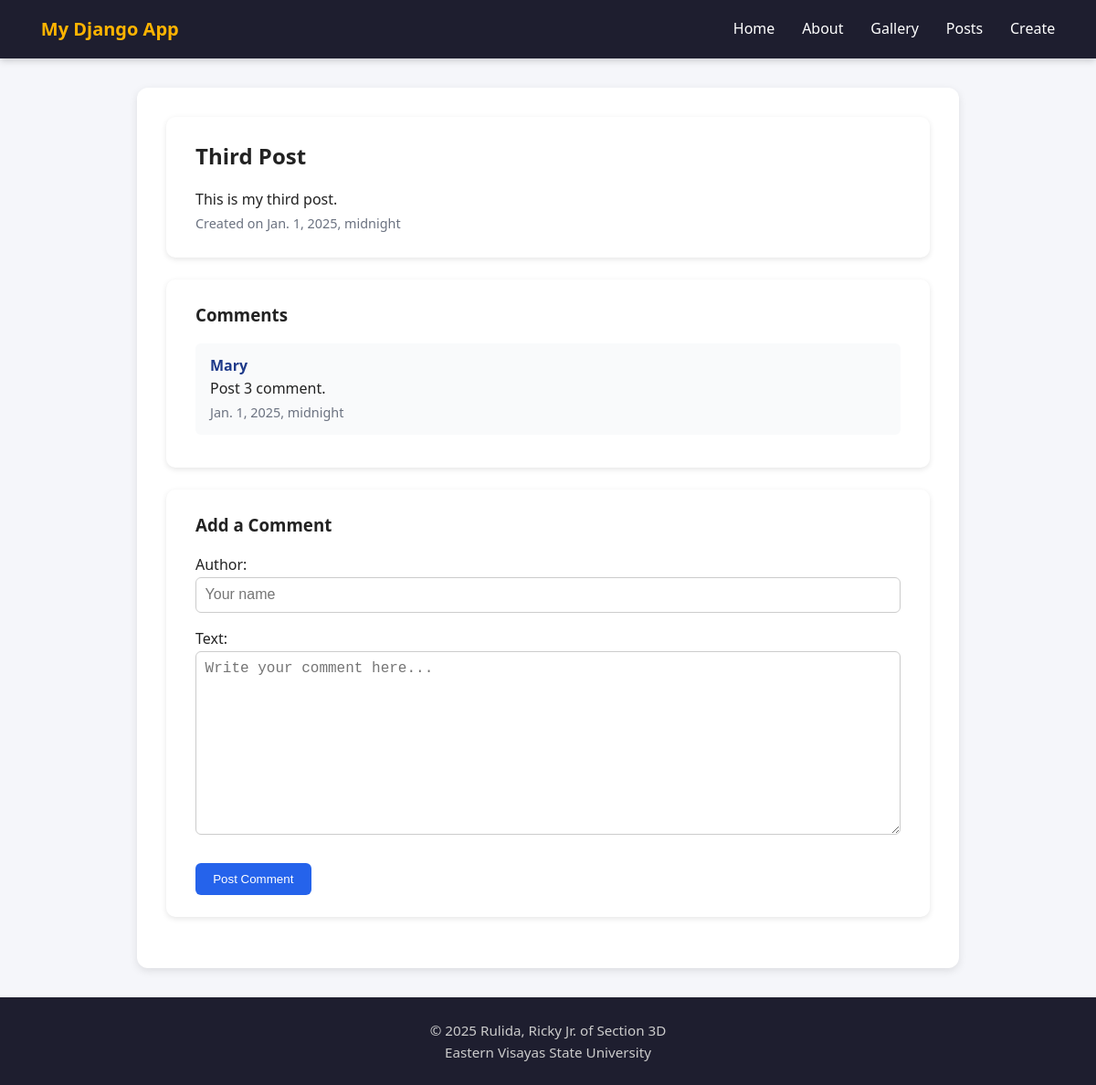
/posts/3/view/, run on the app's committed database.
### pages/models.py (models this page shows, shortened)
class Post(models.Model):
    title = models.CharField(max_length=100, validators=[MinLengthValidator(3)])
    body = models.TextField(validators=[MinLengthValidator(10)])
    created_at = models.DateTimeField(auto_now_add=True)
    class Meta:
        ordering = ['-created_at']
        constraints = [
            models.UniqueConstraint(fields=['title'], name='unique_post_title')
        ]

class Comment(models.Model):
    post = models.ForeignKey(Post, on_delete=models.CASCADE, related_name='comments')
    author = models.CharField(max_length=100)
    text = models.TextField()
    created_at = models.DateTimeField(auto_now_add=True)

### pages/views.py (the view)
# urls.py: path('posts/<int:pk>/view/', views.post_view, name='post_view'),
def post_view(request, pk):
    post = get_object_or_404(Post, pk=pk)
    comments = post.comments.all().order_by('-created_at')
    if request.method == 'POST':
        comment_form = CommentForm(request.POST)
        if comment_form.is_valid():
            new_comment = comment_form.save(commit=False)
            new_comment.post = post
            new_comment.save()
            messages.success(request, 'Your comment was added!')
            return redirect('post_view', pk=post.pk)
        else:
            messages.error(request, 'There was an error with your comment.')
    else:
        comment_form = CommentForm()
    return render(request, 'post_view.html', {
        'post': post,
        'comments': comments,
        'comment_form': comment_form,
    })

### pages/forms.py
class CommentForm(forms.ModelForm):
    class Meta:
        model = Comment
        fields = ['author', 'text']
        widgets = {
            'author': forms.TextInput(attrs={'placeholder': 'Your name'}),
            'text': forms.Textarea(attrs={'placeholder': 'Write your comment here...'}),
        }
        error_messages = {
            'author': {
                'required': 'Please enter your name.',
                'max_length': 'Name too long.',
            },
            'text': {
                'required': 'Comment text cannot be empty.',
            },
        }

### pages/templates/post_view.html (shortened to what this page needs)
{% extends 'base.html' %}
{% block content %}
<section class="card">
    <h1>{{ post.title }}</h1>
    <p>{{ post.body }}</p>
    <small class="muted">Created on {{ post.created_at }}</small>
</section>
<section class="card">
    <h3>Comments</h3>
    {% if comments %}
    {% for comment in comments %}
    <div class="comment">
        <strong>{{ comment.author }}</strong>
        <p>{{ comment.text }}</p>
        <small class="muted">{{ comment.created_at }}</small>
    </div>
    {% endfor %}
    {% else %}
    <p class="muted">No comments yet.</p>
    {% endif %}
</section>
<section class="card">
    <h3>Add a Comment</h3>
    <form method="post" class="styled-form" novalidate>
        {{ comment_form.as_p }}
        <button type="submit" class="btn btn-primary">Post Comment</button>
    </form>
</section>
{% endblock %}

### pages/static/css/style.css (style rules this page uses)
* { box-sizing: border-box; margin: 0; padding: 0; }
body { font-family: "Segoe UI", Roboto, system-ui, sans-serif; line-height: 1.6; background: #f5f6fa; color: #222; margin: 0; }
.card { background: white; border-radius: 10px; padding: 1.5rem 2rem; margin-bottom: 1.5rem; box-shadow: 0 2px 6px rgba(0,0,0,0.1); }
h1, h2, h3 { color: #222; margin-bottom: 1rem; }
.muted { color: #6b7280; font-size: 0.9em; }
button, .btn { display: inline-block; padding: 0.6rem 1.2rem; background: #ffb400; color: #000; border: none; border-radius: 6px; cursor: pointer; text-decoration: none; font-weight: 500; transition: background 0.3s ease; }
.btn-primary { background: #2563eb; color: #fff; }
.comment { background: #f9fafb; padding: 0.75rem 1rem; border-radius: 6px; margin-bottom: 0.75rem; }
.comment strong { color: #1e3a8a; }
.styled-form input[type=text], .styled-form textarea, .styled-form input[type=email] { width: 100%; padding: 0.6rem; margin-bottom: 1rem; border: 1px solid #ccc; border-radius: 6px; font-size: 1rem; }
.styled-form textarea { min-height: 100px; resize: vertical; }
.styled-form button { margin-top: 0.5rem; }

### data on the page
Post: title "Third Post", body "This is my third post.", created_at "Jan. 1, 2025, midnight"
Comment: author "Mary", text "Post 3 comment.", created_at "Jan. 1, 2025, midnight"
